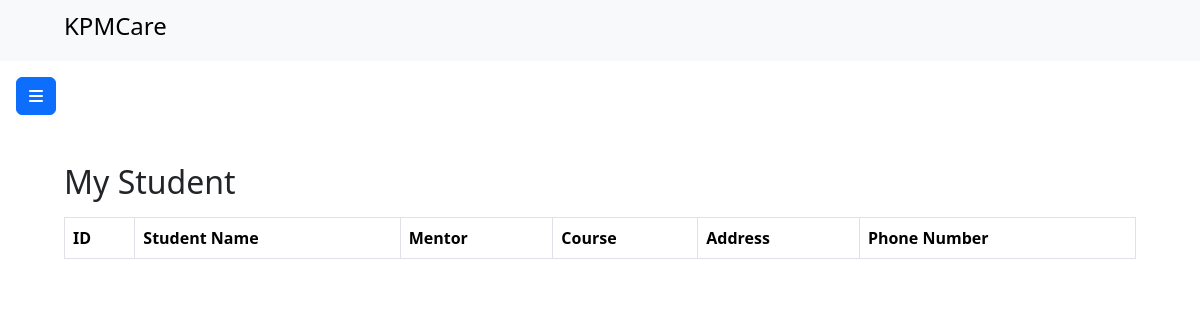
Before: /intervention/lecturer/myStudent/l22 with the older database file.
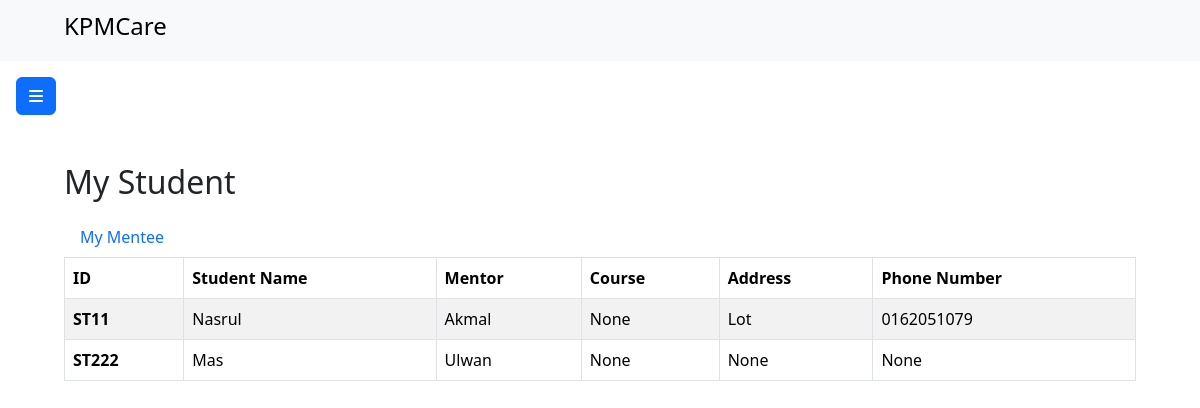
After: the same page with the newer database file.
### intervention/models.py (models this page shows)
class Mentor(models.Model):
    mentorId = models.CharField(max_length=5, primary_key=True)
    mentorName = models.CharField(max_length=200)  # Changed TextField to CharField for consistency
    password = models.CharField(max_length=128)

class Student(models.Model):
    studentId = models.CharField(max_length=5, primary_key=True)
    studentName = models.CharField(max_length=200)
    mentor = models.ForeignKey(Mentor, on_delete=models.CASCADE)
    password = models.CharField(max_length=128)
    address = models.TextField(blank=True, null=True ,default="Value not set")
    phone = models.CharField(blank=True , default="Value not set", null=True,max_length=15)
    course = models.CharField(blank=True , default="Value not set", null=True,max_length=15)
    image = models.ImageField(default='default.jpg', upload_to='profile_pics')

### intervention/views.py (the view)
# urls.py: path("lecturer/myStudent/<str:mentorId>", views.displayStudent, name="myStudent"),
def displayStudent(request, mentorId):
    mentorDetails = Mentor.objects.filter(mentorId=mentorId).values()
    mentorId = Mentor.objects.filter(mentorId=mentorId).values('mentorId')
    student = Student.objects.all().values
    allMentor = Mentor.objects.all().values()
    studentDetails = {
        'studentDetails':student,
        'mentorDetails':mentorId,
        'lecturerDetails':mentorDetails,
        'allMentor': allMentor,
        'mode': 'allStudent'
    }
    return render(request,'myStudent.html',studentDetails)

### intervention/templates/myStudent.html (shortened to what this page needs)
{% load static%}
<!DOCTYPE html>
<html lang="en">
<head>
    <link href="https://cdn.jsdelivr.net/npm/bootstrap@5.3.2/dist/css/bootstrap.min.css" rel="stylesheet"
>
    <link rel="stylesheet" href="{% static 'style.css'%}">
</head>
<body>
    <nav class="navbar bg-body-tertiary">
        <div class="container-fluid">
            <span class="navbar-brand my-nav mb-0 h1">
                <img src="{% static 'assets/LogoKPM.png' %}" alt="" width="40">
                <h4>KPMCare</h4>
            </span>
        </div>
    </nav>
    <main>
        <button class="btn btn-primary" type="button" data-bs-toggle="offcanvas" data-bs-target="#leftOffcanvas"
            aria-controls="leftOffcanvas">
            <i class="fa-solid fa-bars"></i>
        </button>
        <div class="content">
            {% if mode == 'allStudent'%}
            <div class="title-header mb-2">
                <h2>My Student</h2>
            </div>
            <nav class="nav">
                {% for mentorId in mentorDetails%}
                <a class="nav-link active" aria-current="page" href="findMyMentee/{{mentorId.mentorId}}">My Mentee</a>
                {% endfor %}
              </nav>
            <table class="table table-striped table-hover table-bordered">
                <thead>
                    <tr>
                        <th scope="col">ID</th>
                        <th scope="col">Student Name</th>
                        <th scope="col">Mentor</th>
                        <th scope="col">Course</th>
                        <th scope="col">Address</th>
                        <th scope="col">Phone Number</th>
                    </tr>
                </thead>
                <tbody>
                    {% for student in studentDetails %}
                        <tr>
                            <th scope="row">{{ student.studentId }}</th>
                            <td>{{ student.studentName }}</td>
                            {% for mentor in allMentor%}
                            {% if student.mentor_id == mentor.mentorId%}
                            <td>{{ mentor.mentorName }}</td>
                            {%endif%}
                            {% endfor%}
                            <td>{{student.course}}</td>
                            <td>{{student.address}}</td>
                            <td>{{student.phone}}</td>
                        </tr>
                    {% endfor %}
                </tbody>
            </table>
            {%endif%}
        </div>
    </main>
</body>
</html>

Changed rows visible on the page:
now on this page (row edited): Mentor: mentorName "Ulwan"
added Student: studentId "ST11", studentName "Nasrul", course "None", address "Lot", phone "0162051079"
now on this page (row edited): Mentor: mentorName "Akmal", shown under "ST11"
added Student: studentId "ST222", studentName "Mas", course "None", address "None", phone "None"
